Frame 1 (no input): blank canvas, image omitted
Frame 60 (the mouse pressed at the canvas centre just before this capture): blank canvas, image omitted
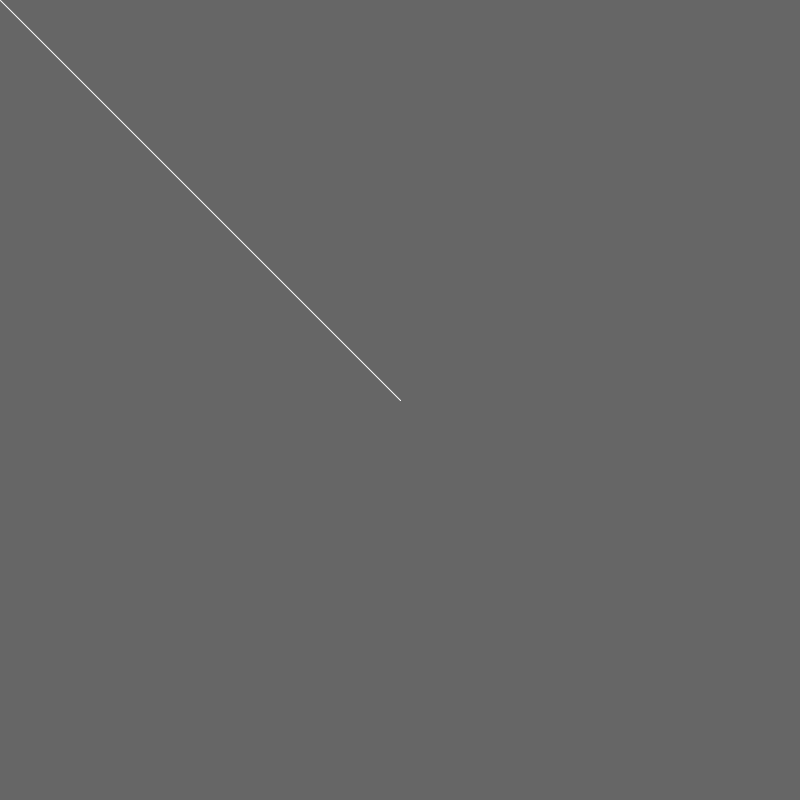
Frame 120 (the mouse held since frame 60 and released just before this capture)

The Processing sketch whose frames 1 and 60 were blank and that drew this single picture after the mouse press (run headless with seeded random() and noise(); from frame 60 on, the mouse is pressed at the canvas centre):

// Processing sketch: drawing
// ── drawing.pde
/**
 * Continuous Lines. 
 * 
 * Click and drag the mouse to draw a line. 
 */

void setup() {
  size(800, 800);
  background(102);
}

void draw() {
  stroke(255);
  if (mousePressed == true) {
    line(mouseX, mouseY, pmouseX, pmouseY);
  }
}
